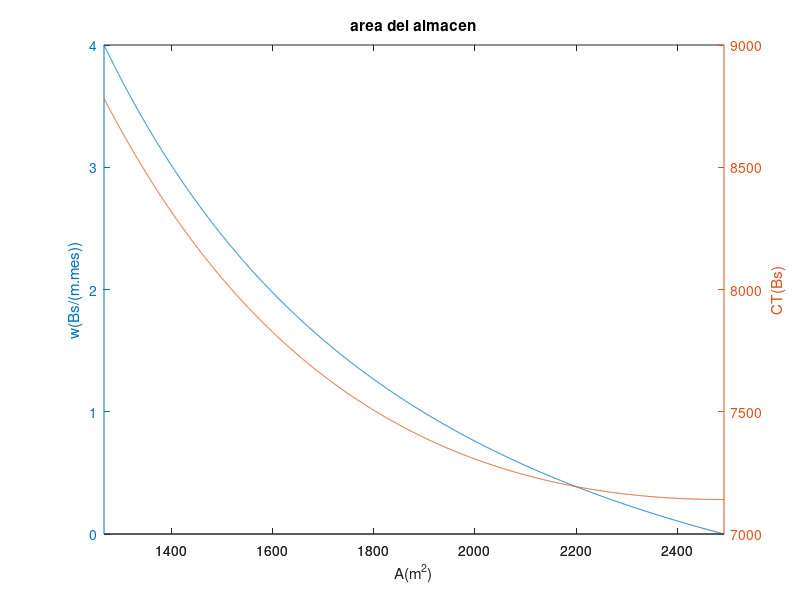

Write MATLAB code to recreate this figure.

D = [6000 3000]%unidad/mes
Co = [500 400]%Bs/orden
Cp = [3.0 3.5]%Bs/(unidad.mes)
a = [1.25 0.875]%m^2/unidad

A = zeros(1,1)
CT = zeros(1,1)


i = 1;
for w = [0:0.001:4]%Bs/(m^2.mes)
  Q = (2*Co.*D./(Cp+2*a.*(ones(size(a)))*w)).^0.5;%unidades
  A(i) = sum(Q.*a);%m^2
  CTm = Co.*D./Q + 0.5*Cp.*Q;
  CT(i) = sum(CTm);
  i = i + 1;
endfor


clf;
 w = [0:0.001:4];
 ax = plotyy (A,w, A,CT, @plot);
 title("area del almacen")
 xlabel ('A(m^2)');
 ylabel (ax(1), 'w(Bs/(m.mes))');
 ylabel (ax(2), 'CT(Bs)');
 

